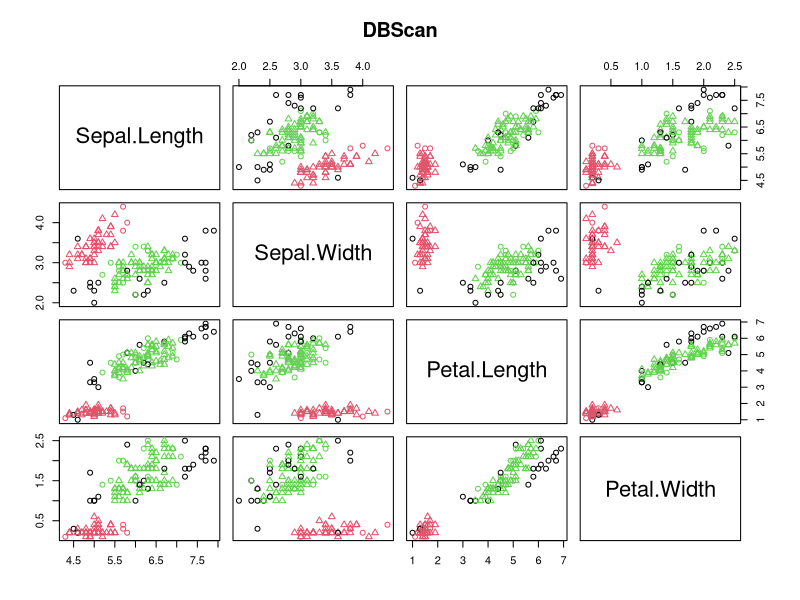
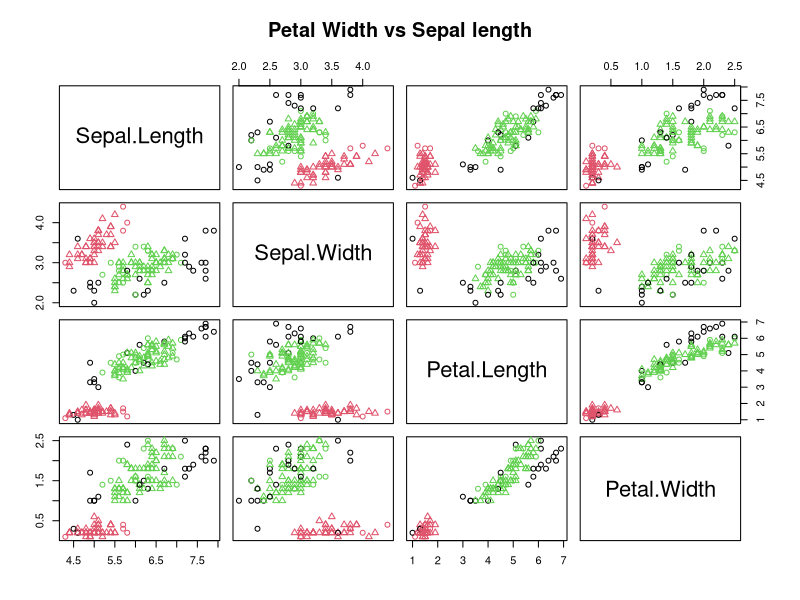

These figures' R source, in order:
# DENSITY-BASED CLUSTERING 
# it is an unsupervised learning non-linear algorithm. 
# The data is partitioned into groups with similar characteristics or clusters but it does not require specifying the number of those groups in advance.

# Algorithm 
# 1. randomly select a point p
# 2. retrieve all the points that are density reachable from p with regard to Maximum radius of the neighborbood(EPS) and minimum number of points within eps neighborhood (Min Pts)
# 3. If the number of points in the neighborhood is more than Min Pts then p is a core point
# 4. For p core points, a cluster is formed. If p is not a core point, then mark it as a noise/outlier and move to the next point.
# 5. Contiune the process until all the points have been processed.


install.packages("fpc")
library(fpc)


data(iris)

# remove label aka species column that we want to predict
iris_1 <- iris[-5]

set.seed(22)
dbscan_cl <- dbscan(iris_1, eps = 0.45, MinPts = 5)
dbscan_cl

# checking cluster
dbscan_cl$cluster

# table
table(dbscan_cl$cluster, iris$Species)

# plotting cluster
plot(dbscan_cl, iris_1, main = "DBScan")
plot(dbscan_cl, iris_1, main = "Petal Width vs Sepal length")
